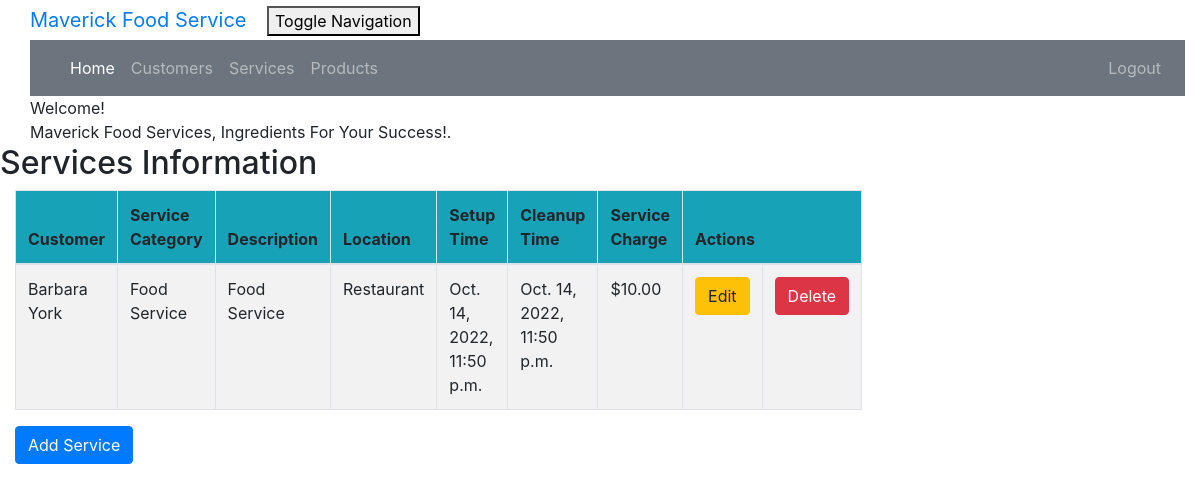
Screenshot of /service_list (signed in) with the database file from the repository.
### crm/models.py (models this page shows, shortened)
class Service(models.Model):
    cust_name = models.ForeignKey(Customer, on_delete=models.CASCADE, related_name='services')
    service_category = models.CharField(max_length=100)
    description = models.TextField()
    location = models.CharField(max_length=200)
    setup_time = models.DateTimeField(
        default=timezone.now)
    cleanup_time = models.DateTimeField(
        default=timezone.now)
    service_charge = models.DecimalField(max_digits=10, decimal_places=2)
    created_date = models.DateTimeField(
        default=timezone.now)
    updated_date = models.DateTimeField(auto_now_add=True)

class Customer(models.Model):
    cust_name = models.CharField(max_length=50)
    email = models.EmailField(max_length=100)
    phone = models.CharField(max_length=20)
    bldgroom = models.CharField(max_length=100)
    address = models.CharField(max_length=200)
    city = models.CharField(max_length=50)
    state = models.CharField(max_length=50)
    zipcode = models.CharField(max_length=10)
    organization = models.CharField(max_length=100)
    role = models.CharField(max_length=100)
    def __str__ (self):
        return self.cust_name

### crm/views.py (the view)
# urls.py: path('service_list', views.service_list, name='service_list'),
@login_required
def service_list(request):
    services = Service.objects.filter(created_date__lte=timezone.now())
    return render(request, 'crm/service_list.html', {'services': services})

### crm/templates/crm/service_list.html (shortened to what this page needs)
<!DOCTYPE html>
{% extends 'crm/base.html' %}
{% block content %}
    {% load humanize %}
    <head>
    </head>
    <body class="bodylist">
    <div class="container">
        <div class="panel panel-primary">
            <div class="panel-heading">Welcome!</div>
            <div class="panel-body">
                Maverick Food Services, Ingredients For Your Success!.
            </div>
        </div>
    </div>
    <div class="row">
        <h2>Services Information</h2>
    </div>
    <div>
        <table class="table table-striped table-bordered table-hover w-auto">
            <thead>
            <tr class="bg-info">
                <th>Customer</th>
                <th>Service Category</th>
                <th>Description</th>
                <th>Location</th>
                <th>Setup Time</th>
                <th>Cleanup Time</th>
                <th>Service Charge</th>
                <th colspan="3">Actions</th>
            </tr>
            </thead>
            <tbody>
            {% for service in services %}
                <tr>
                    <td>{{ service.cust_name }}</td>
                    <td>{{ service.service_category }}</td>
                    <td>{{ service.description }}</td>
                    <td>{{ service.location }}</td>
                    <td>{{ service.setup_time }}</td>
                    <td>{{ service.cleanup_time }}</td>
                    <td>${{ service.service_charge|floatformat:2|intcomma }}</td>
                    <td><a href=""
                           class="btn btn-warning">Edit</a>
                    </td>
                    <td><a href=""
                           onclick="return confirm('Are you sure you want to delete?')"
                           class="btn btn-danger">Delete</a>
                    </td>
                </tr>
            {% endfor %}
            </tbody>
        </table>
    </div>
    <div>
        <a href=""><span
                class="btn btn-primary">Add Service</span></a>
    </div>
    </body>
{% endblock %}

### crm/static/css/portfolio.css (style rules this page uses)
body { padding-left: 15px; }

### rows the page displays
Service: cust_name "Barbara York", service_category "Food Service", description "Food Service", location "Restaurant", setup_time "Oct. 14, 2022, 11:50 p.m.", cleanup_time "Oct. 14, 2022, 11:50 p.m.", service_charge "10.00"
